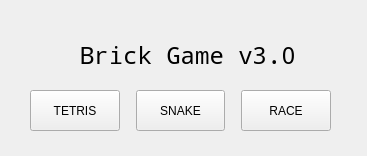
<?xml version="1.0" encoding="UTF-8"?>
<ui version="4.0">
 <class>MainWindow</class>
 <widget class="QMainWindow" name="MainWindow">
  <property name="geometry">
   <rect>
    <x>0</x>
    <y>0</y>
    <width>367</width>
    <height>156</height>
   </rect>
  </property>
  <property name="sizePolicy">
   <sizepolicy hsizetype="Fixed" vsizetype="Fixed">
    <horstretch>0</horstretch>
    <verstretch>0</verstretch>
   </sizepolicy>
  </property>
  <property name="minimumSize">
   <size>
    <width>300</width>
    <height>0</height>
   </size>
  </property>
  <property name="windowTitle">
   <string>Brick Game v3.0</string>
  </property>
  <property name="styleSheet">
   <string notr="true"/>
  </property>
  <widget class="QWidget" name="centralwidget">
   <widget class="QWidget" name="gridLayoutWidget">
    <property name="geometry">
     <rect>
      <x>30</x>
      <y>90</y>
      <width>301</width>
      <height>41</height>
     </rect>
    </property>
    <layout class="QGridLayout" name="gridLayout">
     <item row="0" column="1">
      <spacer name="horizontalSpacer">
       <property name="orientation">
        <enum>Qt::Horizontal</enum>
       </property>
       <property name="sizeType">
        <enum>QSizePolicy::Fixed</enum>
       </property>
       <property name="sizeHint" stdset="0">
        <size>
         <width>10</width>
         <height>20</height>
        </size>
       </property>
      </spacer>
     </item>
     <item row="0" column="2">
      <widget class="QPushButton" name="snakeButton">
       <property name="sizePolicy">
        <sizepolicy hsizetype="Minimum" vsizetype="Preferred">
         <horstretch>0</horstretch>
         <verstretch>0</verstretch>
        </sizepolicy>
       </property>
       <property name="styleSheet">
        <string notr="true"/>
       </property>
       <property name="text">
        <string>SNAKE</string>
       </property>
      </widget>
     </item>
     <item row="0" column="3">
      <spacer name="horizontalSpacer_2">
       <property name="orientation">
        <enum>Qt::Horizontal</enum>
       </property>
       <property name="sizeType">
        <enum>QSizePolicy::Fixed</enum>
       </property>
       <property name="sizeHint" stdset="0">
        <size>
         <width>10</width>
         <height>20</height>
        </size>
       </property>
      </spacer>
     </item>
     <item row="0" column="0">
      <widget class="QPushButton" name="tetrisButton">
       <property name="sizePolicy">
        <sizepolicy hsizetype="Minimum" vsizetype="Preferred">
         <horstretch>0</horstretch>
         <verstretch>0</verstretch>
        </sizepolicy>
       </property>
       <property name="styleSheet">
        <string notr="true"/>
       </property>
       <property name="text">
        <string>TETRIS</string>
       </property>
      </widget>
     </item>
     <item row="0" column="4">
      <widget class="QPushButton" name="raceButton">
       <property name="sizePolicy">
        <sizepolicy hsizetype="Minimum" vsizetype="Preferred">
         <horstretch>0</horstretch>
         <verstretch>0</verstretch>
        </sizepolicy>
       </property>
       <property name="text">
        <string>RACE</string>
       </property>
      </widget>
     </item>
    </layout>
   </widget>
   <widget class="QLabel" name="label">
    <property name="geometry">
     <rect>
      <x>80</x>
      <y>30</y>
      <width>216</width>
      <height>50</height>
     </rect>
    </property>
    <property name="font">
     <font>
      <family>Noto Mono</family>
      <pointsize>18</pointsize>
      <weight>75</weight>
      <italic>false</italic>
      <bold>true</bold>
      <underline>false</underline>
      <strikeout>false</strikeout>
     </font>
    </property>
    <property name="text">
     <string>Brick Game v3.0</string>
    </property>
    <property name="textFormat">
     <enum>Qt::PlainText</enum>
    </property>
   </widget>
  </widget>
 </widget>
 <resources/>
 <connections/>
</ui>
